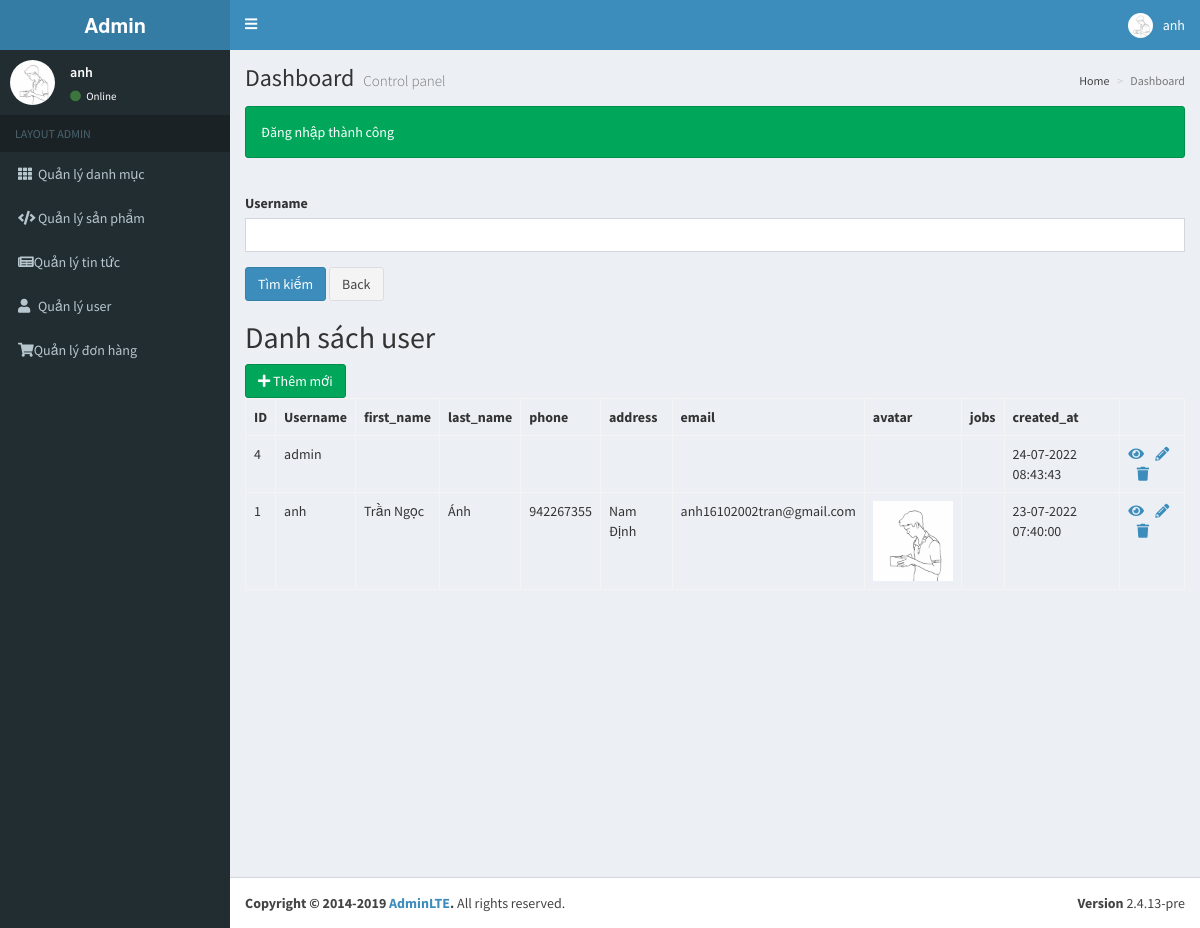
/backend/index.php?controller=user&action=index (signed in), run on the app's committed database.
### tables this page shows
CREATE TABLE `users` (
  `id` int(11) NOT NULL,
  `username` varchar(255) DEFAULT NULL COMMENT 'Tên đăng nhập',
  `password` varchar(255) DEFAULT NULL COMMENT 'Mật khẩu đăng nhập',
  `first_name` varchar(255) DEFAULT NULL COMMENT 'Fist name',
  `last_name` varchar(255) DEFAULT NULL COMMENT 'Last name',
  `phone` int(11) DEFAULT NULL COMMENT 'SĐT user',
  `address` varchar(255) DEFAULT NULL COMMENT 'Địa chỉ user',
  `email` varchar(255) DEFAULT NULL COMMENT 'Email của user',
  `avatar` varchar(255) DEFAULT NULL COMMENT 'File ảnh đại diện',
  `jobs` varchar(255) DEFAULT NULL COMMENT 'Nghề nghiệp',
  `last_login` datetime DEFAULT NULL COMMENT 'Lần đăng nhập gần đây nhất',
  `facebook` varchar(255) DEFAULT NULL COMMENT 'Link facebook',
  `status` tinyint(3) DEFAULT '0' COMMENT 'Trạng thái danh mục: 0 - Inactive, 1 - Active',
  `created_at` timestamp NOT NULL DEFAULT CURRENT_TIMESTAMP COMMENT 'Ngày tạo',
  `updated_at` datetime DEFAULT NULL COMMENT 'Ngày cập nhật cuối'
);

### backend/controllers/Controller.php (called while the page is built, shortened)
<?php
class Controller
{
    public function render($file, $variables = []) {
        extract($variables);
        require_once $file;
        $render_view = ob_get_clean();
        return $render_view;
    }
}

### backend/controllers/UserController.php (called while the page is built, shortened)
<?php
require_once 'controllers/Controller.php';
require_once 'models/User.php';
class UserController extends Controller {
    public function index() {
        $user_model = new User();
        $page = isset($_GET['page']) ? $_GET['page'] : 1;
        $total = $user_model->getTotal();
        $query_additional = '';
        $params = [
            'total' => $total,
            'limit' => 5,
            'query_string' => 'page',
            'controller' => 'user',
            'action' => 'index',
            'page' => $page,
            'query_additional' => $query_additional
        ];
        $pagination = new Pagination($params);
        $pages = $pagination->getPagination();
        $users = $user_model->getAllPagination($params);
        $this->content = $this->render('views/users/index.php', [
            'users' => $users,
            'pages' => $pages,
        ]);
        require_once 'views/layouts/main.php';
    }
}

### backend/index.php (called while the page is built, shortened)
<?php
$action = isset($_GET['action']) ? $_GET['action'] : 'index';
$object = new $controller();
$object->$action();
?>

### backend/models/User.php (called while the page is built, shortened)
<?php
require_once 'models/Model.php';
class User extends Model
{
    public $str_search;
    public function getAllPagination($params = [])
    {
        $limit = $params['limit'];
        $page = $params['page'];
        $start = ($page - 1) * $limit;
        $obj_select = $this->connection
            ->prepare("SELECT * FROM users WHERE TRUE $this->str_search
              ORDER BY created_at DESC
              LIMIT $start, $limit");
        $obj_select->execute();
        $users = $obj_select->fetchAll(PDO::FETCH_ASSOC);
        return $users;
    }
}

### backend/models/Model.php (called while the page is built, shortened)
<?php
class Model {
    public function __construct() {
        try {
            $this->connection = new PDO(Database::DB_DSN, Database::DB_USERNAME, Database::DB_PASSWORD);
        } catch (PDOException $e) {
            die("Lỗi kết nối: " . $e->getMessage());
        }
    }
}

### backend/views/users/index.php (the view, shortened to what this page needs)
<form method="GET" action="">
    <div class="form-group">
        <label for="username">Username</label>
        <input type="text" name="username" id="username"
               value="<?php echo isset($_GET['username']) ? $_GET['username'] : '' ?>" class="form-control"/>
    </div>
    <div class="form-group">
        <input type="submit" value="Tìm kiếm" name="search" class="btn btn-primary"/>
        <a href="index.php?controller=user" class="btn btn-default">Back</a>
    </div>
</form>
<h2>Danh sách user</h2>
<a href="index.php?controller=user&action=create" class="btn btn-success">
    <i class="fa fa-plus"></i> Thêm mới
</a>
<table class="table table-bordered">
    <tr>
        <th>ID</th>
        <th>Username</th>
        <th>first_name</th>
        <th>last_name</th>
        <th>phone</th>
        <th>address</th>
        <th>email</th>
        <th>avatar</th>
        <th>jobs</th>
        <th>created_at</th>
        <th></th>
    </tr>
    <?php if (!empty($users)): ?>
        <?php foreach ($users as $user): ?>
            <tr>
                <td><?php echo $user['id'] ?></td>
                <td><?php echo $user['username'] ?></td>
                <td><?php echo $user['first_name'] ?></td>
                <td><?php echo $user['last_name'] ?></td>
                <td><?php echo $user['phone'] ?></td>
                <td><?php echo $user['address'] ?></td>
                <td><?php echo $user['email'] ?></td>
                <td>
                    <?php if (!empty($user['avatar'])): ?>
                        <img height="80" src="assets/uploads/<?php echo $user['avatar'] ?>"/>
                    <?php endif; ?>
                </td>
                <td><?php echo $user['jobs'] ?></td>
                <td><?php echo date('d-m-Y H:i:s', strtotime($user['created_at'])) ?></td>
                <td>
                    <?php
                    $url_detail = "index.php?controller=user&action=detail&id=" . $user['id'];
                    $url_update = "index.php?controller=user&action=update&id=" . $user['id'];
                    $url_delete = "index.php?controller=user&action=delete&id=" . $user['id'];
                    ?>
                    <a title="Chi tiết" href="<?php echo $url_detail ?>"><i class="fa fa-eye"></i></a> &nbsp;&nbsp;
                    <a title="Update" href="<?php echo $url_update ?>"><i class="fa fa-pencil-alt"></i></a> &nbsp;&nbsp;
                    <a title="Xóa" href="<?php echo $url_delete ?>" onclick="return confirm('Are you sure delete?')"><i
                                class="fa fa-trash"></i></a>
                </td>
            </tr>
        <?php endforeach; ?>
    <?php else: ?>
    <?php endif; ?>
</table>

### data on the page
users: id "4", username "admin", created_at "24-07-2022 08:43:43"
users: id "1", username "anh", first_name "Trần Ngọc", last_name "Ánh", phone "942267355", address "Nam Định", email "anh16102002tran@gmail.com", avatar (picture), created_at "23-07-2022 07:40:00"

### other printed values
$username "anh"
$_SESSION['success'] "Đăng nhập thành công"
